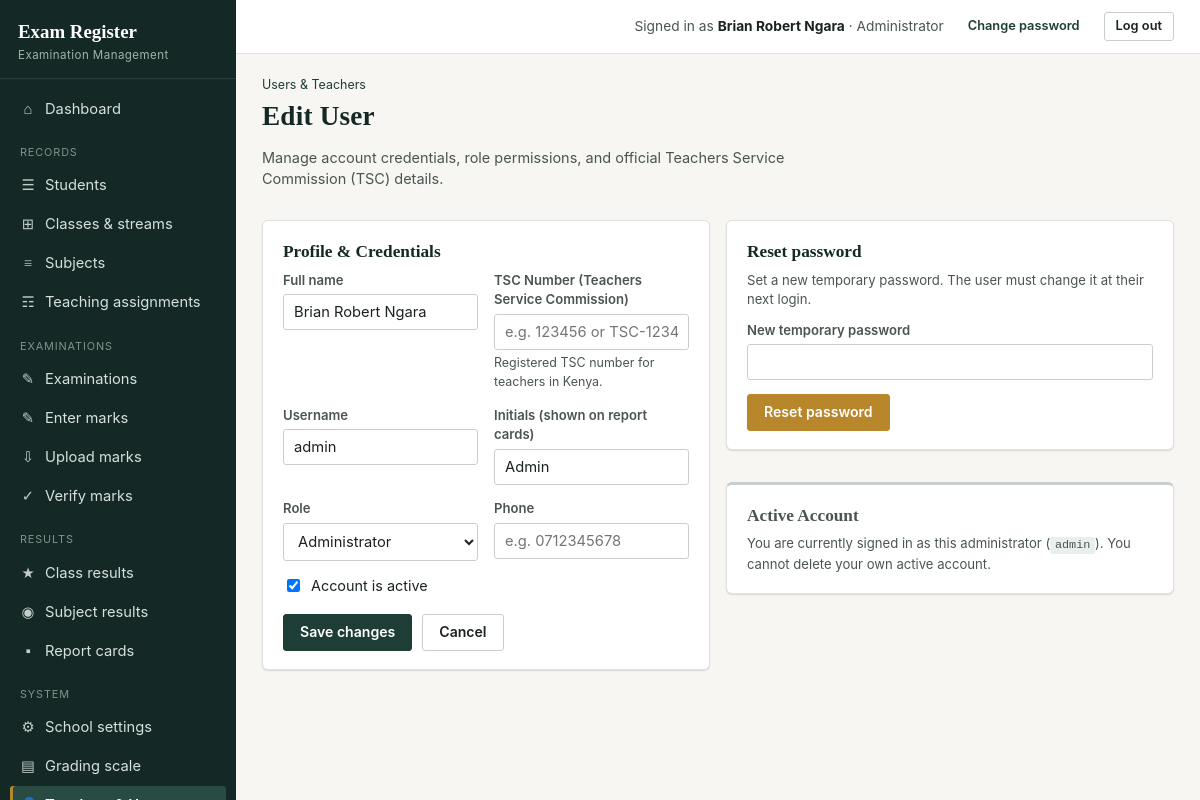
Screenshot of /users/1/edit (signed in) with the database file from the repository.
### tables this page shows
CREATE TABLE settings(key TEXT PRIMARY KEY, value TEXT NOT NULL DEFAULT '');

CREATE TABLE users(
    id INTEGER PRIMARY KEY AUTOINCREMENT,
    username TEXT NOT NULL UNIQUE COLLATE NOCASE,
    full_name TEXT NOT NULL,
    initials TEXT NOT NULL DEFAULT '',
    password_hash TEXT NOT NULL,
    role TEXT NOT NULL DEFAULT 'teacher',
    phone TEXT NOT NULL DEFAULT '',
    active INTEGER NOT NULL DEFAULT 1,
    must_change_password INTEGER NOT NULL DEFAULT 0,
    created_at TEXT NOT NULL DEFAULT CURRENT_TIMESTAMP
, tsc_no TEXT NOT NULL DEFAULT '');

### routes/auth.py (the view, shortened to what this page needs)
@bp.route("/users/new", methods=["GET", "POST"])
@bp.route("/users/<int:uid>/edit", methods=["GET", "POST"])
@admin_required
def user_form(uid=None):
    user = q1("SELECT * FROM users WHERE id=?", (uid,)) if uid else None
    if uid and not user:
        flash("User not found.", "error")
        return redirect(url_for("auth.users"))
    req_role = request.args.get("role", "teacher")
    default_role = req_role if req_role in ROLES else "teacher"
    return render_template("user_form.html", user=user or {"role": default_role, "active": 1}, uid=uid, roles=ROLES)

### core.py (called while the page is built, shortened)
def connect():
    con = sqlite3.connect(DB_PATH, timeout=20)
    con.row_factory = sqlite3.Row
    con.execute("PRAGMA foreign_keys = ON")
    return con

def db():
    if "db" not in g:
        g.db = connect()
    return g.db

def q(sql, args=()):
    return db().execute(sql, args).fetchall()

def q1(sql, args=()):
    return db().execute(sql, args).fetchone()

def settings():
    if "settings" not in g:
        d = dict(DEFAULT_SETTINGS)
        for r in q("SELECT key,value FROM settings"):
            d[r["key"]] = r["value"]
        g.settings = d
    return g.settings

def csrf_token():
    if "csrf" not in session:
        session["csrf"] = secrets.token_hex(16)
    return session["csrf"]

def load_user():
    g.user = None
    uid = session.get("uid")
    if uid:
        u = q1("SELECT * FROM users WHERE id=? AND active=1", (uid,))
        if u:
            g.user = u
        else:
            session.pop("uid", None)

def has_perm(perm):
    u = g.get("user")
    if not u:
        return False
    if u["role"] == "admin":
        return True
    if "perms" not in g:
        g.perms = {r["perm"] for r in q(
            "SELECT perm FROM role_permissions WHERE role=?", (u["role"],))}
    return perm in g.perms

def is_admin():
    u = g.get("user")
    return bool(u and u["role"] == "admin")

def admin_required(f):
    @functools.wraps(f)
    def wrapper(*a, **k):
        if not g.user:
            return redirect(url_for("auth.login", next=request.full_path.rstrip("?")))
        if not is_admin():
            abort(403)
        return f(*a, **k)
    return wrapper

def auto_backup_if_due():
    today = datetime.date.today().isoformat()
    if _last_auto_check["day"] == today:
        return

### templates/user_form.html (shortened to what this page needs)
{% extends "base.html" %}
{% block content %}
<div class="page-head">
  <div>
    <div class="eyebrow"><a href="{{ url_for('auth.users') }}">Users &amp; Teachers</a></div>
    <h1>{{ 'Edit ' + ('Teacher' if user.role in ('teacher', 'head_teacher', 'deputy_head_teacher') else 'User') if uid else 'Add user / teacher' }}</h1>
    <p class="lede">Manage account credentials, role permissions, and official Teachers Service Commission (TSC) details.</p>
  </div>
</div>
<div class="grid cols-2">
<div class="card">
  <h3>Profile &amp; Credentials</h3>
  <form method="post">
    <div class="grid cols-2">
      <div class="field">
        <label>Full name</label>
        <input type="text" name="full_name" value="{{ user.full_name or '' }}" placeholder="e.g. Grace Wanjiku" required>
      </div>
      <div class="field">
        <label>TSC Number (Teachers Service Commission)</label>
        <input type="text" name="tsc_no" value="{{ user.tsc_no or '' }}" placeholder="e.g. 123456 or TSC-123456">
        <div class="hint">Registered TSC number for teachers in Kenya.</div>
      </div>
    </div>
    <div class="grid cols-2">
      <div class="field">
        <label>Username</label>
        <input type="text" name="username" value="{{ user.username or '' }}" placeholder="e.g. gwanjiku" required>
      </div>
      <div class="field">
        <label>Initials (shown on report cards)</label>
        <input type="text" name="initials" value="{{ user.initials or '' }}" placeholder="e.g. GW" maxlength="6">
      </div>
    </div>
    <div class="grid cols-2">
      <div class="field"><label>Role</label>
        <select name="role">{% for k,v in roles.items() %}<option value="{{ k }}" {{ 'selected' if user.role==k }}>{{ v }}</option>{% endfor %}</select>
      </div>
      <div class="field"><label>Phone</label><input type="tel" name="phone" value="{{ user.phone or '' }}" placeholder="e.g. 0712345678"></div>
    </div>
    <div class="field"><label class="checkline"><input type="checkbox" name="active" {{ 'checked' if user.active is not defined or user.active }}> Account is active</label></div>
    <div class="form-actions">
      <button class="btn btn-primary">{{ 'Save changes' if uid else 'Create user' }}</button>
      <a href="{{ url_for('auth.users') }}" class="btn">Cancel</a>
    </div>
  </form>
</div>
{% if uid %}
<div style="display:flex; flex-direction:column; gap:16px;">
<div class="card">
  <h3>Reset password</h3>
  <p class="small">Set a new temporary password. The user must change it at their next login.</p>
  <form method="post" action="{{ url_for('auth.user_reset', uid=uid) }}">
    <div class="field"><label>New temporary password</label><input type="text" name="password" minlength="6" required></div>
    <button class="btn btn-gold">Reset password</button>
  </form>
</div>
{% if is_admin() %}
{% if g.user and uid == g.user['id'] %}
<div class="card" style="border-top:3px solid var(--sage);">
  <h3 style="margin-bottom:6px; color:var(--ink-soft);">Active Account</h3>
  <p class="small muted" style="margin-bottom:0;">
    You are currently signed in as this administrator (<code>{{ user.username }}</code>). You cannot delete your own active account.
  </p>
</div>
{% endif %}
{% endif %}
</div>
{% endif %}
</div>
{% endblock %}

### templates/base.html (shortened to what this page needs)
<!doctype html>
<html lang="en">
<head>
<link rel="stylesheet" href="{{ url_for('static', filename='style.css') }}">
</head>
<body>
{% if user %}
<div class="shell">
  <aside class="sidebar" id="sidebar">
    <div class="brand">
      <div class="mark">{{ school.school_name if school and school.school_name != 'Your School Name' else 'Exam Register' }}</div>
      <div class="sub">Examination Management</div>
    </div>
    <nav class="nav">
      <a href="{{ url_for('system.dashboard') }}" class="{{ 'active' if request.endpoint=='system.dashboard' }}"><span class="ic">&#8962;</span> Dashboard</a>
      <div class="group-label">Records</div>
      {% if has_perm('students.view') or has_perm('students.manage') %}
      <a href="{{ url_for('academic.students') }}" class="{{ 'active' if request.endpoint and request.endpoint.startswith('academic.student') }}"><span class="ic">&#9776;</span> Students</a>
      {% endif %}
      {% if has_perm('classes.manage') %}
      <a href="{{ url_for('academic.classes') }}" class="{{ 'active' if request.endpoint=='academic.classes' }}"><span class="ic">&#8862;</span> Classes &amp; streams</a>
      {% endif %}
      {% if has_perm('subjects.manage') %}
      <a href="{{ url_for('academic.subjects') }}" class="{{ 'active' if request.endpoint=='academic.subjects' }}"><span class="ic">&#8801;</span> Subjects</a>
      <a href="{{ url_for('academic.teaching') }}" class="{{ 'active' if request.endpoint=='academic.teaching' }}"><span class="ic">&#9782;</span> Teaching assignments</a>
      {% endif %}
      <div class="group-label">Examinations</div>
      <a href="{{ url_for('exams.exams') }}" class="{{ 'active' if request.endpoint and request.endpoint.startswith('exams.exam') }}"><span class="ic">&#9998;</span> Examinations</a>
      <a href="{{ url_for('exams.marks_home') }}" class="{{ 'active' if request.endpoint in ['exams.marks_home','exams.marks_entry'] }}"><span class="ic">&#9998;</span> Enter marks</a>
      <a href="{{ url_for('exams.marks_import') }}" class="{{ 'active' if request.endpoint and request.endpoint.startswith('exams.marks_import') }}"><span class="ic">&#8681;</span> Upload marks</a>
      {% if has_perm('marks.verify') %}
      <a href="{{ url_for('exams.verify_home') }}" class="{{ 'active' if request.endpoint=='exams.verify_home' }}"><span class="ic">&#10003;</span> Verify marks</a>
      {% endif %}
      <div class="group-label">Results</div>
      <a href="{{ url_for('results.class_results') }}" class="{{ 'active' if request.endpoint=='results.class_results' }}"><span class="ic">&#9733;</span> Class results</a>
      <a href="{{ url_for('results.subject_results') }}" class="{{ 'active' if request.endpoint=='results.subject_results' }}"><span class="ic">&#9673;</span> Subject results</a>
      <a href="{{ url_for('results.reports_home') }}" class="{{ 'active' if request.endpoint and request.endpoint.startswith('results.report') }}"><span class="ic">&#9642;</span> Report cards</a>
      {% if is_admin() or has_perm('backup.create') or has_perm('audit.view') %}
      <div class="group-label">System</div>
      {% if is_admin() %}
      <a href="{{ url_for('system.school_settings') }}" class="{{ 'active' if request.endpoint=='system.school_settings' }}"><span class="ic">&#9881;</span> School settings</a>
      <a href="{{ url_for('system.grading') }}" class="{{ 'active' if request.endpoint=='system.grading' }}"><span class="ic">&#9636;</span> Grading scale</a>
      <a href="{{ url_for('auth.users') }}" class="{{ 'active' if request.endpoint and request.endpoint.startswith('auth.user') }}"><span class="ic">&#128100;</span> Teachers &amp; Users</a>
      {% endif %}
      {% endif %}
    </nav>
  </aside>
  <div class="main">
    <div class="topbar">
      <div class="flex items-center gap-12">
        <span class="who">Signed in as <b>{{ user.full_name }}</b> &middot; {{ ROLES.get(user.role, user.role) }}</span>
        <a href="{{ url_for('auth.password') }}" class="btn btn-sm btn-ghost">Change password</a>
        <form method="post" action="{{ url_for('auth.logout') }}" style="margin:0;">
          <button class="btn btn-sm">Log out</button>
        </form>
      </div>
    </div>
    <div class="content{% block wide %}{% endblock %}">
      {% block content %}{% endblock %}
    </div>
  </div>
</div>
{% else %}
  {% include "_flash.html" %}
  {% block guest_content %}{% endblock %}
{% endif %}
</body>
</html>

### rows the page displays
settings: value "Exam Register"
users: full_name "Brian Robert Ngara", get "Administrator", role "Edit User", username "admin", initials "Admin"

### other values shown
{{ 'Save changes' if uid else 'Create user' }} "Save changes"
form field role "Administrator"
